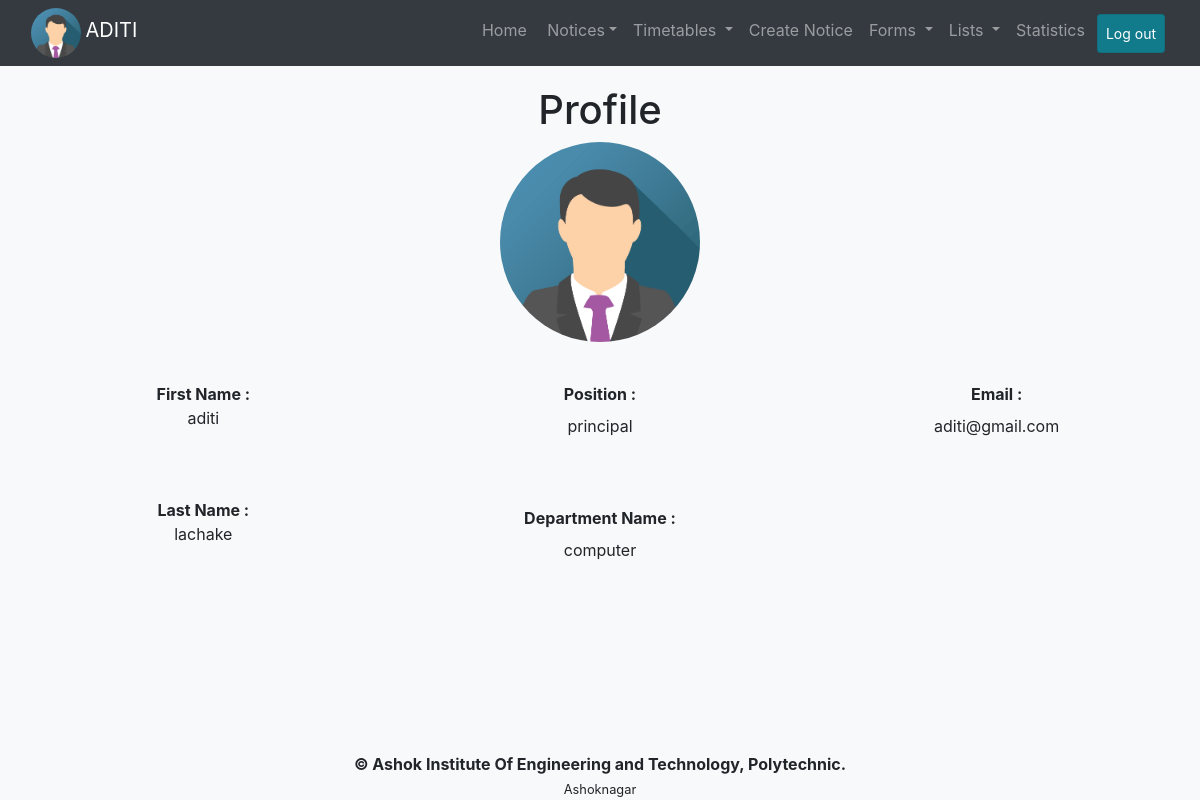
Page / (signed in) on the committed database.
### tables this page shows
CREATE TABLE `teachers` (
  `name` text NOT NULL,
  `surname` text NOT NULL,
  `email` varchar(40) NOT NULL,
  `password` text NOT NULL,
  `position` text NOT NULL,
  `dept` varchar(20) NOT NULL
);

### session.php (called while the page is built, shortened)
<?php
   include('connect.php');
   $user_check = $_SESSION['login_user'];
   $ses_sql = mysqli_query($conn,"select name,surname,email,position,dept from teachers where email = '$user_check'");
   $row = mysqli_fetch_array($ses_sql,MYSQLI_ASSOC);
   $position = $row['position'];
   $name = $row['name'];
?>

### index.php (the view, shortened to what this page needs)
<?php
include 'session.php';
$fname=$row['name'];
$lname=$row['surname'];
$cname=$row['dept'];
$email=$row['email'];
include_once('principal.header.php');
?>
<div class="container-fluid">
  <div class="card-deck">
    <div class="card bg-light" style="border:none">
      <div class="card-body text-center" style="margin:auto">
        <h1>Profile</h1>
        <img class="l_avatar" id="profile_pic" src="img_avatar.png" />
      </div>
    </div>
  </div>
    <div class="card-columns">
          <div class="card bg-light" style="border:none">
            <div class="card-body text-center">
              <dl>
                <dt>First Name :</dt>
                <dd><?php echo $fname;?></dd>
              </dl>
            </div>
          </div>
          <div class="card bg-light" style="border:none">
            <div class="card-body text-center">
              <dl>
                <dt>Last Name :</dt>
                <dd><?php echo $lname;?></dd>
              </dl>
            </div>
          </div>
          <div class="card bg-light" style="border:none">
            <div class="card-body text-center">
              <dl>
                <dt>Position :</dt>
                <dd><dd><?php echo $position;?></dd></dd>
              </dl>
            </div>
          </div>
          <div class="card bg-light" style="border:none">
            <div class="card-body text-center">
              <dl>
                <dt>Department Name :</dt>
                <dd><dd><?php echo $cname;?></dd></dd>
              </dl>
            </div>
          </div>
          <div class="card bg-light" style="border:none">
            <div class="card-body text-center">
              <dl>
                <dt>Email :</dt>
                <dd><dd><?php echo $email;?></dd></dd>
              </dl>
            </div>
          </div>
    </div>
  </div>
<?php
  include_once("page.footer.php");
?>

### principal.header.php (shortened to what this page needs)
<!DOCTYPE html>
<html>
  <head>
    <link href = "main.css" rel = "stylesheet">
    <link  rel = "stylesheet" href = "bootstrap.min.css">
    <link  rel = "stylesheet" href = "jquery-ui-1.12.1/jquery-ui.min.css">
  </head>
  <body class="bg-light">
    <nav class="navbar navbar-expand-sm bg-dark navbar-dark sticky-top">
      <div class="container-fluid">
        <div class="navbar-header">
          <a href="admin"><img src="img_avatar.png" alt="Avatar" class="avatar" title="profile"></a>
          <a href="admin" class="navbar-brand"><?php include('session.php'); echo strtoupper($name);?></a>
        </div>
        <div id="main-navbar">
          <ul class="nav navbar-nav navbar-right">
            <li class="nav-item"><a class="nav-link" href="admin">Home</a></li>
            <li class="nav-item dropdown">
              <a href="#" class="nav-link dropdown-toggle" data-toggle="dropdown" id="toggle"><span class="bg-danger text-white count"></span>&nbsp;Notices</a>
            </li>
            <li class="nav-item dropdown">
              <a class="nav-link dropdown-toggle" href="#" id="tt" data-toggle="dropdown">
                Timetables
              </a>
            </li>
            <li class="nav-item">
              <a class="nav-link" href="notice" data-toggle-"tooltip" title="Create a new notice">Create Notice</a>
            </li>
            <li class="nav-item dropdown">
              <a class="nav-link dropdown-toggle" href="#" id="forms" data-toggle="dropdown">
                Forms
              </a>
            </li>
            <li class="nav-item dropdown">
              <a class="nav-link dropdown-toggle" href="#" id="lists" data-toggle="dropdown">
                Lists
              </a>
            </li>
            <li class="nav-item">
              <a class="nav-link" href="graphs">Statistics</a>
            </li>
            <li class="nav-item">
              <a class="nav-link active btn btn-sm btn-info m-1" href="logout">Log out</a>
            </li>
          </ul>
        </div>
      </div>
    </nav>

### main.css (style rules this page uses)
.avatar { vertical-align: middle; width: 50px; height: 50px; border-radius: 50%; }
.l_avatar { margin:auto; vertical-align: middle; width: 200px; height: 200px; border-radius: 50%; }

### rows in the picture
teachers: name "ADITI", name "aditi", surname "lachake", position "principal", dept "computer", email "aditi@gmail.com"
